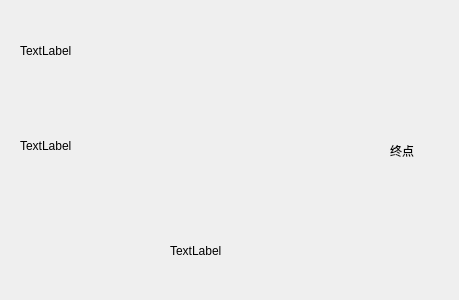
<?xml version="1.0" encoding="UTF-8"?>
<ui version="4.0">
 <class>Widget</class>
 <widget class="QWidget" name="Widget">
  <property name="geometry">
   <rect>
    <x>0</x>
    <y>0</y>
    <width>459</width>
    <height>300</height>
   </rect>
  </property>
  <property name="windowTitle">
   <string>Widget</string>
  </property>
  <widget class="QLabel" name="duck1">
   <property name="geometry">
    <rect>
     <x>20</x>
     <y>10</y>
     <width>91</width>
     <height>81</height>
    </rect>
   </property>
   <property name="text">
    <string>TextLabel</string>
   </property>
  </widget>
  <widget class="QLabel" name="duck2">
   <property name="geometry">
    <rect>
     <x>20</x>
     <y>110</y>
     <width>91</width>
     <height>71</height>
    </rect>
   </property>
   <property name="text">
    <string>TextLabel</string>
   </property>
  </widget>
  <widget class="QLabel" name="finalLine">
   <property name="geometry">
    <rect>
     <x>390</x>
     <y>10</y>
     <width>54</width>
     <height>281</height>
    </rect>
   </property>
   <property name="autoFillBackground">
    <bool>false</bool>
   </property>
   <property name="text">
    <string>终点</string>
   </property>
  </widget>
  <widget class="QLabel" name="result">
   <property name="geometry">
    <rect>
     <x>170</x>
     <y>230</y>
     <width>121</width>
     <height>41</height>
    </rect>
   </property>
   <property name="text">
    <string>TextLabel</string>
   </property>
  </widget>
 </widget>
 <layoutdefault spacing="6" margin="11"/>
 <resources/>
 <connections/>
</ui>
